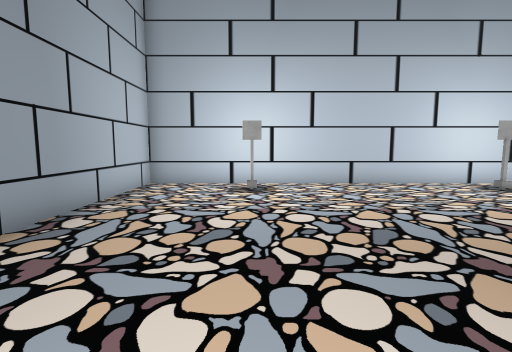
view 1 (above)

14 first-person views from a walk through a scene from a Unity 3-D project. The camera is 1.3 m above the floor, tilts 6° down and sees 85° across. Doors are open. The floor is counted in squares, 1 m on a side. Each view is taken from the middle of a square. On the plan, view 1 faces up. The plan holds only what a view shows up to about 13 squares ahead; the rest is blank. The place goes on beyond the plan. The player is left out. Some surface patterns are stand-ins.

view 2
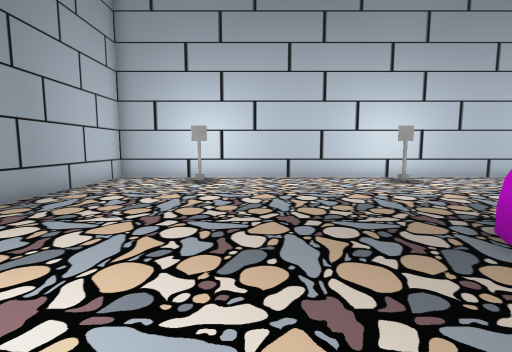

view 3
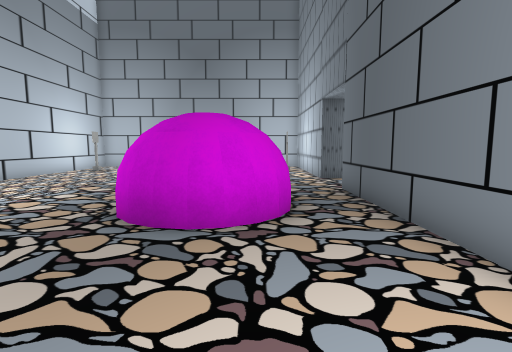

view 4
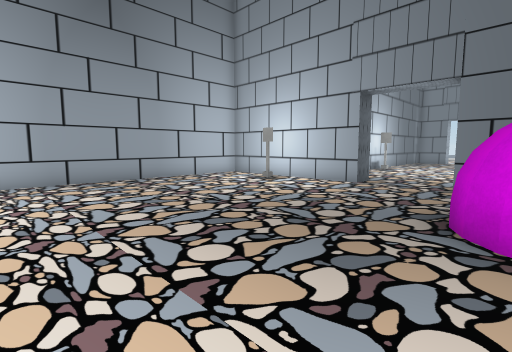

view 5
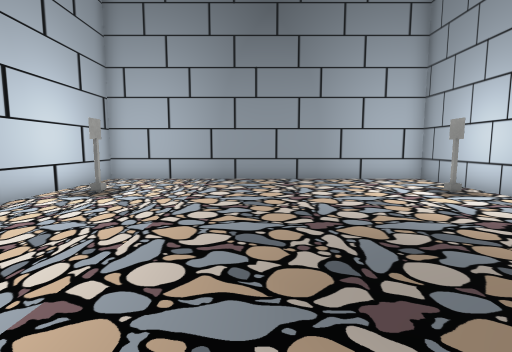

view 6
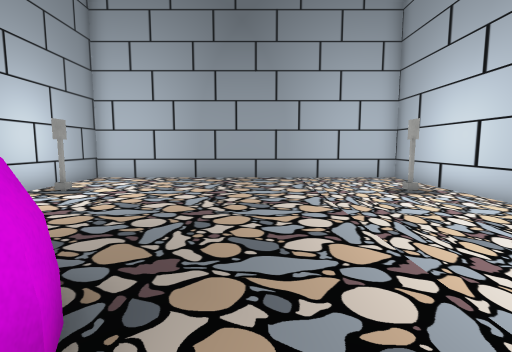

view 7
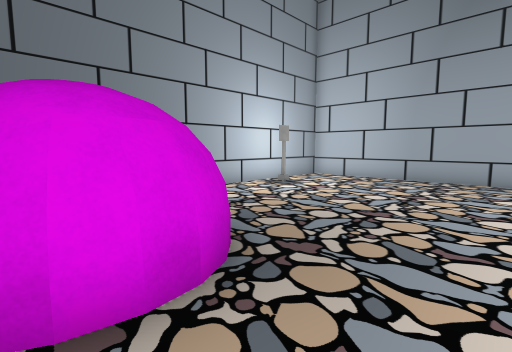

view 8
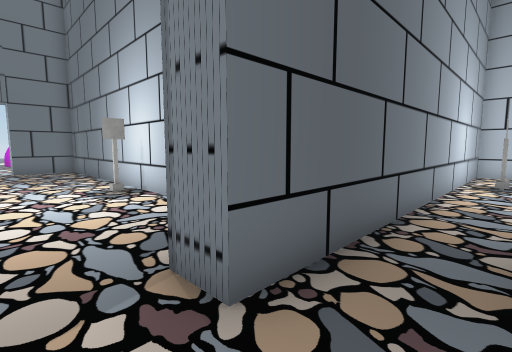

view 9
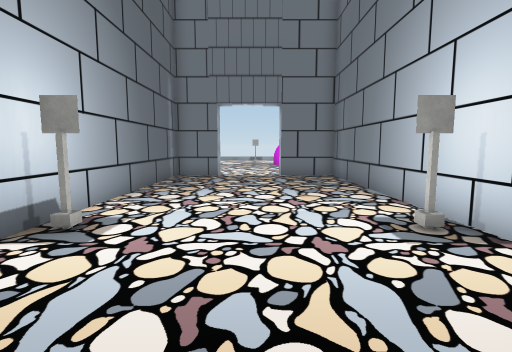

view 10
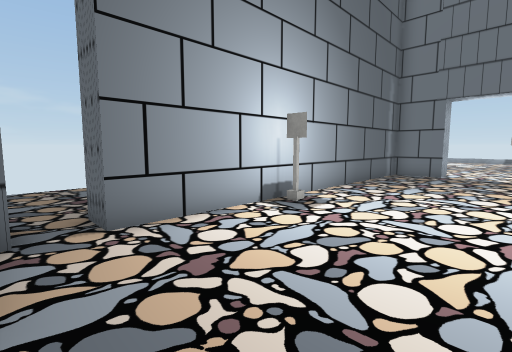

view 11
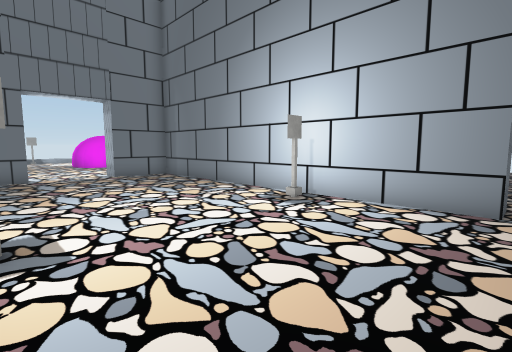

view 12
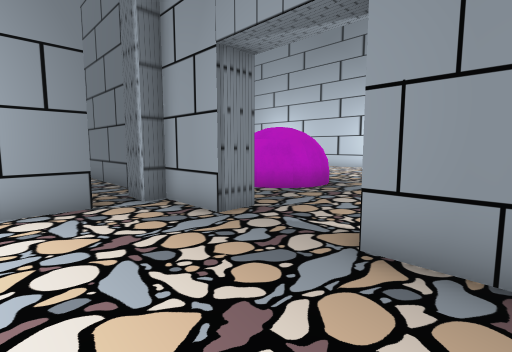

view 13
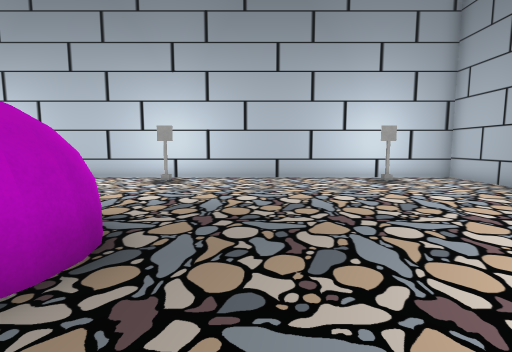

view 14
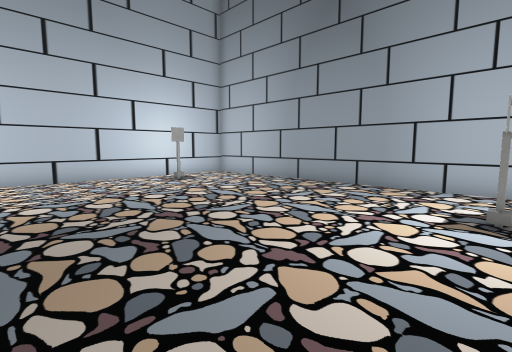

### Floor plan
Points are (right, up) in squares from view 1. A wall is a line through its corners. A room is listed if a view was taken in it or the views show most of it. See-through windows are left out.
Room 1 (views 1, 2, 3, 4, 5, 6, 7, 8, 13, 14)
walls: (6.5, 2.8) (7.1, 2.9); (7.7, 2.8) (8.1, 2.6); (7.3, 2.6) (7.4, 2.5); (6.6, 2.6) (7.3, 2.7) (7.7, 2.7); (6.6, 2.5) (7.4, 2.6) (8.2, 2.1) (8.5, 1.6) (8.6, 1.1); (6.1, 2.3) (6.7, 2.6); (8.1, 2.4) (8.7, 1.8) (8.8, 0.9) (8.5, 0.2) (8, -0.3) (7.7, -0.5); (6.1, 2.1) (6.8, 2.4); (8.4, 2.1) (8.7, 1.5); (8.7, 2.1) (8.9, 1.6); (5.5, 1.9) (6.1, 2.6); (5.5, 1.3) (5.6, 1.6); (8.7, 1.1) (8.6, 0.6); (8.8, 1) (8.8, 0.8); (5.9, 0.6) (5.8, 1.1); (8.5, 0.7) (8.3, 0.3) (8, 0); (5.7, 0.5) (5.5, 1.4) (5.8, 2) (6.2, 2.4); (8.9, 0.5) (8.6, 0) (8.3, -0.3) (7.6, -0.7); (6.2, -0.1) (5.7, 0.8) (5.8, 1.5) (6, 1.9) (6.3, 2.2); (8, -0.1) (7.6, -0.3); (6.7, -0.3) (6.4, -0.2) (6.1, 0.2); (6.7, -0.5) (6.1, -0.2) (5.9, 0) (5.6, 0.6); (7.1, -0.7) (6.6, -0.7) (5.8, -0.2) (5.4, 0.5) (5.3, 1.4) (5.8, 2.4) (6.9, 2.9); (12.5, -2.7) (19.3, -2.7) (19.3, 9.9) (-3.8, 9.9) (-3.8, -2.7) (9.6, -2.7)
low walls: (6.9, 2.9) (8, 2.8); (8.1, 2.6) (8.7, 2.1); (8.9, 1.6) (9, 1.1) (8.9, 0.5); (5.3, 1) (5.5, 1.9); (6, -0.3) (5.7, -0.1)
ways out: open door at (11, -3) to room 2
objects: other object (0, -2); other object (0, 9); other object (8, 9); other object (16, -2); other object (16, 9)
Room 2 (views 9, 10, 11, 12)
walls: (7.5, -5.3) (7.5, -17.7) (9.9, -17.7); (12.7, -17.7) (14.6, -17.7) (14.6, -5.3); (14, -3.7) (12.5, -3.7) (12.5, -2.7); (9.6, -2.7) (9.6, -3.7) (7.5, -3.7)
ways out: open door at (11, -3) to room 1; open door at (11.5, -18)
objects: other object (8, -9); other object (14, -9)

Where each view was taken, in squares from view 1:
view 1: 0 up, 0 right, facing up
view 2: 2 down, 2 right, facing up
view 3: 0 up, 1 right, facing right
view 4: 7 up, 8 right, facing down-right
view 5: 4 up, 8 right, facing right
view 6: 4 up, 8 right, facing left
view 7: 5 up, 8 right, facing down-left
view 8: 1 down, 11 right, facing down-left
view 9: 5 down, 11 right, facing down
view 10: 4 down, 10 right, facing down-right
view 11: 5 down, 14 right, facing down-left
view 12: 7 down, 14 right, facing up-left
view 13: 2 down, 11 right, facing up
view 14: 2 down, 10 right, facing up-right
